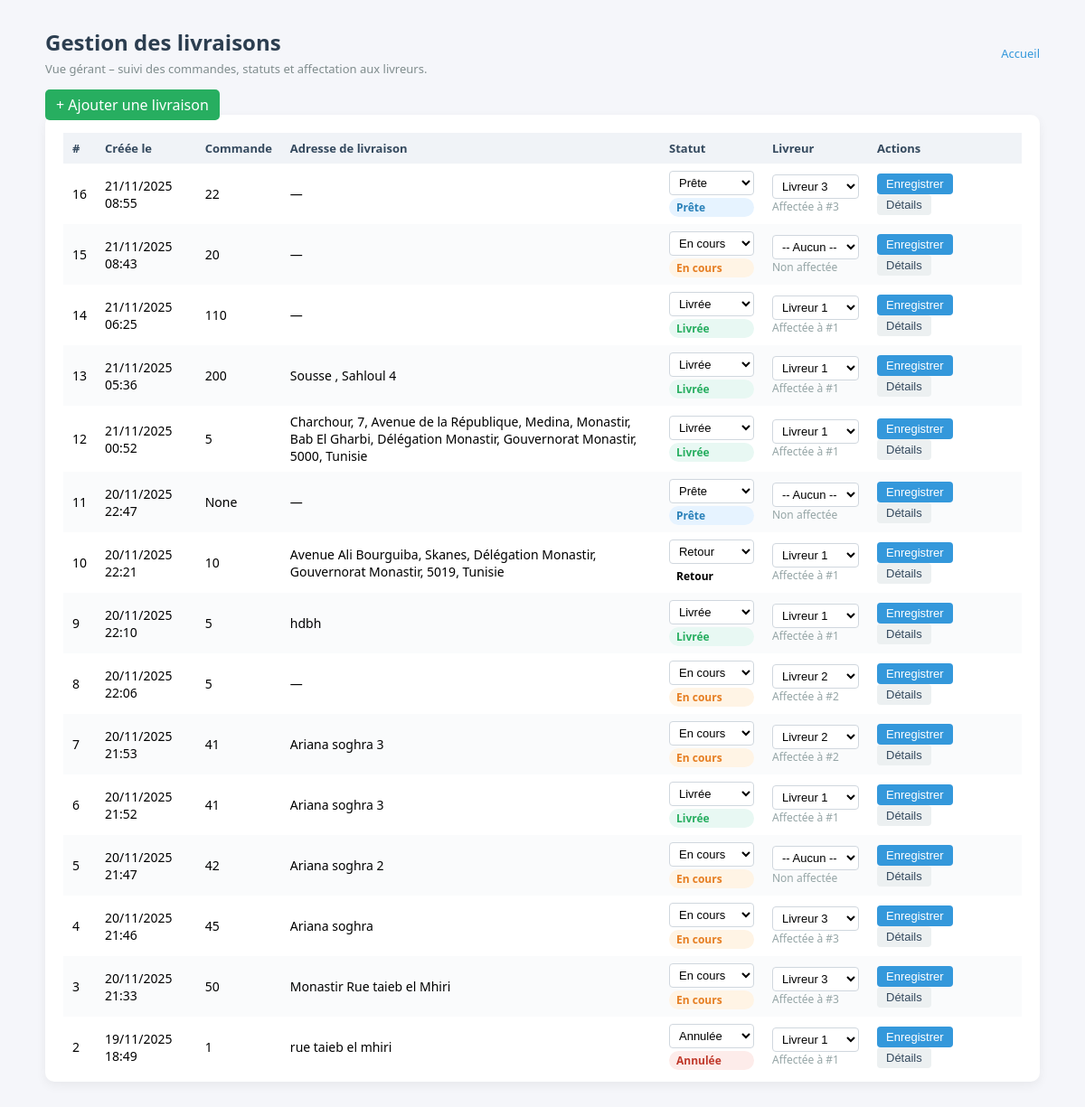
The app's page /livraisons/ with its own data.
### LivraisonApp/models.py (models this page shows, shortened)
class Livraison(models.Model):
    STATUT_LIVRAISON = [
        ('en_cours', 'En cours'),
        ('prete', 'Prête'),
        ('en_attente', 'En attente'),
        ('livree', 'Livrée'),
        ('retour', 'Retour'),      # 🔥 nouveau statut
        ('annulee', 'Annulée'),
    ]
    date_sortie = models.DateTimeField(default=timezone.now)
    date_arrivee = models.DateTimeField(null=True, blank=True)
    statut = models.CharField(
        max_length=20,
        choices=STATUT_LIVRAISON,
        default='en_cours'
    )
    id_livreur = models.IntegerField(null=True, blank=True)
    id_commande = models.IntegerField(null=True, blank=True)
    id_client = models.IntegerField(null=True, blank=True)
    latitude = models.FloatField(null=True, blank=True)
    longitude = models.FloatField(null=True, blank=True)
    adresse_complete = models.CharField(max_length=255, blank=True)

### LivraisonApp/views.py (the view)
# urls.py: path("livraisons/", views.livraison_list, name="livraison_list"),
def livraison_list(request):
    livraisons = Livraison.objects.all().order_by("-date_sortie")
    return render(request, "livraisons_gerant.html", {"livraisons": livraisons})

### Templates/livraisons_gerant.html (shortened to what this page needs)
<!DOCTYPE html>
<html lang="fr">
<head>
</head>
<body>
<div class="page">
    <div class="page-header">
        <div>
            <h1>Gestion des livraisons</h1>
            <div class="subtitle">
                Vue gérant – suivi des commandes, statuts et affectation aux livreurs.
            </div>
        </div>
        <div class="top-links">
            <a href="{% url 'home' %}">Accueil</a>
        </div>
    </div>
<a href="{% url 'livraison_create_gerant' %}"
   style="padding:6px 12px; background:#27ae60; color:white; border-radius:5px; text-decoration:none;">
    + Ajouter une livraison
</a>
    <div class="card">
        <table>
            <thead>
            <tr>
                <th>#</th>
                <th>Créée le</th>
                <th>Commande</th>
                <th>Adresse de livraison</th>
                <th>Statut</th>
                <th>Livreur</th>
                <th style="width: 150px;">Actions</th>
            </tr>
            </thead>
            <tbody>
            {% for l in livraisons %}
                <form method="post" action="{% url 'livraison_update_row' l.id %}">
                    <tr>
                        <td>{{ l.id }}</td>
                        <td>{{ l.date_sortie|date:"d/m/Y H:i" }}</td>
                        <td>{{ l.id_commande }}</td>
                        <td>{{ l.adresse_complete|default:"—" }}</td>
                        <td>
                            <div style="display:flex; flex-direction:column; gap:3px;">
                                <select name="statut" class="select-small">
                                    {% for code, label in l.STATUT_LIVRAISON %}
                                        <option value="{{ code }}" {% if l.statut == code %}selected{% endif %}>
                                            {{ label }}
                                        </option>
                                    {% endfor %}
                                </select>
                                <span class="badge status-{{ l.statut }}">
                                    {{ l.get_statut_display }}
                                </span>
                            </div>
                        </td>
                        <td>
                            <select name="id_livreur" class="select-small">
                                <option value="">-- Aucun --</option>
                                <option value="1" {% if l.id_livreur == 1 %}selected{% endif %}>Livreur 1</option>
                                <option value="2" {% if l.id_livreur == 2 %}selected{% endif %}>Livreur 2</option>
                                <option value="3" {% if l.id_livreur == 3 %}selected{% endif %}>Livreur 3</option>
                            </select>
                            <div class="text-muted">
                                {% if l.id_livreur %}
                                    Affectée à #{{ l.id_livreur }}
                                {% else %}
                                    Non affectée
                                {% endif %}
                            </div>
                        </td>
                        <td>
                            <button type="submit" class="btn-save">
                                Enregistrer
                            </button>
                            <button type="button"
                                    class="btn-detail"
                                    data-id="{{ l.id }}"
                                    data-commande="{{ l.id_commande }}"
                                    data-statut="{{ l.get_statut_display }}"
                                    data-date-sortie="{{ l.date_sortie|date:'d/m/Y H:i' }}"
                                    data-date-arrivee="{{ l.date_arrivee|date:'d/m/Y H:i' }}"
                                    data-adresse="{{ l.adresse_complete|default:'—' }}"
                                    data-client="{% if l.id_client %}Client #{{ l.id_client }}{% else %}Non renseigné{% endif %}"
                                    data-livreur="{% if l.id_livreur %}Livreur #{{ l.id_livreur }}{% else %}Non affecté{% endif %}"
                                    data-latitude="{{ l.latitude|default:'-' }}"
                                    data-longitude="{{ l.longitude|default:'-' }}">
                                Détails
                            </button>
                        </td>
                    </tr>
                </form>
            {% empty %}
                <tr>
                    <td colspan="7" class="no-data">
                        Aucune livraison pour le moment.
                    </td>
                </tr>
            {% endfor %}
            </tbody>
        </table>
    </div>
</div>
</body>
</html>

### Templates/livraisons_gerant.html (style rules this page uses)
body { font-family: system-ui, -apple-system, BlinkMacSystemFont, "Segoe UI", sans-serif; background: #f5f6fa; margin: 0; padding: 30px; }
.page { max-width: 1100px; margin: 0 auto; }
.page-header { display: flex; justify-content: space-between; align-items: center; margin-bottom: 20px; }
h1 { margin: 0; font-size: 24px; color: #2c3e50; }
.subtitle { margin-top: 4px; font-size: 13px; color: #7f8c8d; }
.top-links a { font-size: 13px; margin-left: 15px; text-decoration: none; color: #3498db; }
.card { background: #fff; border-radius: 10px; box-shadow: 0 4px 12px rgba(0,0,0,0.06); padding: 15px 20px 5px; }
table { border-collapse: collapse; width: 100%; margin-top: 5px; font-size: 14px; }
thead { background: #f0f3f7; }
th, td { padding: 8px 10px; text-align: left; }
th { font-weight: 600; color: #34495e; font-size: 13px; }
tbody tr:nth-child(even) { background-color: #fafbfc; }
.badge { display: inline-block; padding: 2px 8px; border-radius: 999px; font-size: 12px; font-weight: 600; }
.status-en_cours { background:#fff4e5; color:#e67e22; }
.status-prete { background:#e6f3ff; color:#2980b9; }
.status-livree { background:#e8f8f3; color:#27ae60; }
.status-annulee { background:#fdecea; color:#c0392b; }
select { padding: 4px 6px; border-radius: 4px; border: 1px solid #d0d7de; font-size: 13px; background-color: #fff; }
.select-small { max-width: 140px; }
.btn-save, .btn-detail { padding: 4px 10px; border-radius: 4px; border: none; font-size: 13px; cursor: pointer; transition: background 0.2s ease; }
.btn-save { background: #3498db; color: #fff; margin-right: 6px; }
.btn-detail { background: #ecf0f1; color: #34495e; }
.text-muted { color: #95a5a6; font-size: 12px; }

### records on screen
Livraison: id "16", date_sortie "21/11/2025 08:55", id_commande "22", adresse_complete "—", statut "Prête", id_livreur "Livreur 3", id_livreur "3"
Livraison: id "15", date_sortie "21/11/2025 08:43", id_commande "20", adresse_complete "—", statut "En cours", shows "Non affectée"
Livraison: id "14", date_sortie "21/11/2025 06:25", id_commande "110", adresse_complete "—", statut "Livrée", id_livreur "Livreur 1", id_livreur "1"
Livraison: id "13", date_sortie "21/11/2025 05:36", id_commande "200", adresse_complete "Sousse , Sahloul 4", statut "Livrée", id_livreur "Livreur 1", id_livreur "1"
Livraison: id "12", date_sortie "21/11/2025 00:52", id_commande "5", adresse_complete "Charchour, 7, Avenue de la République, Medina, Monastir, Bab El Gharbi, Délégation Monastir, Gouvernorat Monastir, 5000, Tunisie", statut "Livrée", id_livreur "Livreur 1", id_livreur "1"
Livraison: id "11", date_sortie "20/11/2025 22:47", id_commande "None", adresse_complete "—", statut "Prête", shows "Non affectée"
Livraison: id "10", date_sortie "20/11/2025 22:21", id_commande "10", adresse_complete "Avenue Ali Bourguiba, Skanes, Délégation Monastir, Gouvernorat Monastir, 5019, Tunisie", statut "Retour", id_livreur "Livreur 1", id_livreur "1"
Livraison: id "9", date_sortie "20/11/2025 22:10", id_commande "5", adresse_complete "hdbh", statut "Livrée", id_livreur "Livreur 1", id_livreur "1"
Livraison: id "8", date_sortie "20/11/2025 22:06", id_commande "5", adresse_complete "—", statut "En cours", id_livreur "Livreur 2", id_livreur "2"
Livraison: id "7", date_sortie "20/11/2025 21:53", id_commande "41", adresse_complete "Ariana soghra 3", statut "En cours", id_livreur "Livreur 2", id_livreur "2"
Livraison: id "6", date_sortie "20/11/2025 21:52", id_commande "41", adresse_complete "Ariana soghra 3", statut "Livrée", id_livreur "Livreur 1", id_livreur "1"
Livraison: id "5", date_sortie "20/11/2025 21:47", id_commande "42", adresse_complete "Ariana soghra 2", statut "En cours", shows "Non affectée"
Livraison: id "4", date_sortie "20/11/2025 21:46", id_commande "45", adresse_complete "Ariana soghra", statut "En cours", id_livreur "Livreur 3", id_livreur "3"
Livraison: id "3", date_sortie "20/11/2025 21:33", id_commande "50", adresse_complete "Monastir Rue taieb el Mhiri", statut "En cours", id_livreur "Livreur 3", id_livreur "3"
Livraison: id "2", date_sortie "19/11/2025 18:49", id_commande "1", adresse_complete "rue taieb el mhiri", statut "Annulée", id_livreur "Livreur 1", id_livreur "1"
